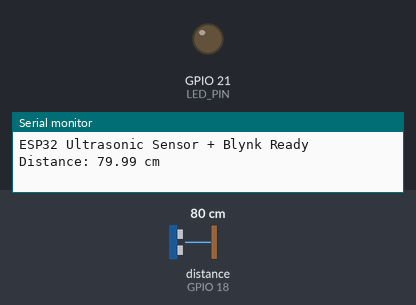
This sketch was run on a simulated ESP32. Shown: output pins drawn as LEDs (lit = HIGH), the last lines printed to the serial monitor. Wiring (inferred from the names in the program): ultrasonic range finder: trigger GPIO 15; echo GPIO 18. The inputs (shaded band) are chosen by the test bench; at power-on: distance to the obstacle (sensor on GPIO 18) 80 cm. The echo pulse lasts 58.3 µs per cm; WiFi joins after 1.5 s; servers stay silent unless stated; pins used as bus, display or sensor lines are not drawn.

Above: at 3.0 s.
3.1 s: distance to the obstacle (sensor on GPIO 18) set to 12 cm
5.0 s: distance to the obstacle (sensor on GPIO 18) set to 9 cm
At 6.7 s:
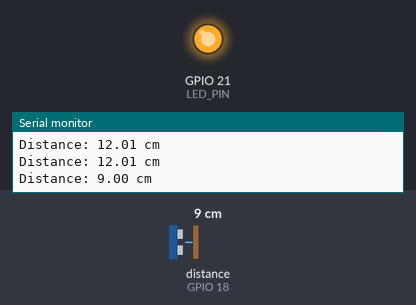
7.3 s: distance to the obstacle (sensor on GPIO 18) set to 18 cm
At 8.2 s:
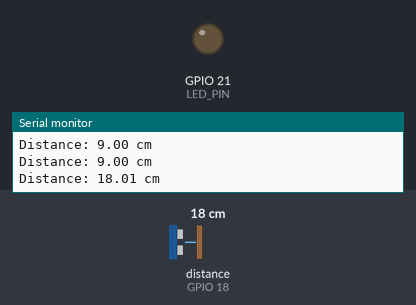
9.3 s: distance to the obstacle (sensor on GPIO 18) set to 2 cm
At 10.9 s:
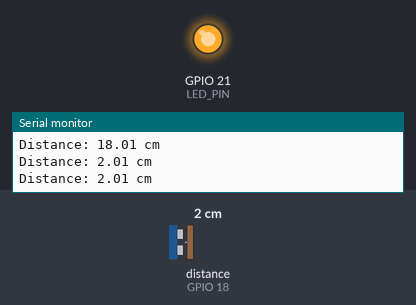
Timing chart, 0 to 12.3 s (numbered marks = the images above; inputs shaded):
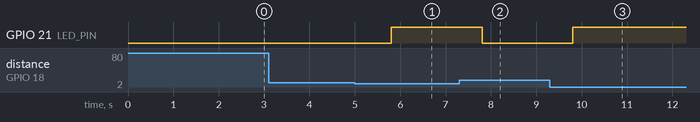

Measured:
- the behaviour switches between 11 and 10 cm on distance to the obstacle (sensor on GPIO 18) (found by bisection; images 0 and 1)
- after the input at 5.0 s, GPIO 21 (LED_PIN): LOW → HIGH after 0.80 s
- after the input at 7.3 s, GPIO 21 (LED_PIN): HIGH → LOW after 0.51 s
- after the input at 9.3 s, GPIO 21 (LED_PIN): LOW → HIGH after 0.50 s

The sketch:

esp32_blynk.ino
```cpp
#define BLYNK_TEMPLATE_ID "TMPL3pMd5u1JW"
#define BLYNK_TEMPLATE_NAME "UV Sensor ioT"
#define BLYNK_AUTH_TOKEN "AuEF_o5S2AmgHtp197ZQksgySyXi37VH"

#include <WiFi.h>
#include <BlynkSimpleEsp32.h>

char ssid[] = "Jio 5g";
char pass[] = "12345678";

#define TRIG_PIN 15
#define ECHO_PIN 18
#define LED_PIN 21

long duration;
float distance;

BlynkTimer timer;

void sendSensorData() {
  // Trigger pulse
  digitalWrite(TRIG_PIN, LOW);
  delayMicroseconds(2);

  digitalWrite(TRIG_PIN, HIGH);
  delayMicroseconds(10);
  digitalWrite(TRIG_PIN, LOW);

  // Read echo
  duration = pulseIn(ECHO_PIN, HIGH, 30000);

  if (duration == 0) {
    Serial.println("No object detected / Sensor timeout");
    digitalWrite(LED_PIN, LOW);

    Blynk.virtualWrite(V0, 0);   // Distance
    Blynk.virtualWrite(V1, 0);   // LED status
  } else {
    distance = duration * 0.0343 / 2;

    Serial.print("Distance: ");
    Serial.print(distance);
    Serial.println(" cm");

    Blynk.virtualWrite(V0, distance);

    if (distance < 10) {
      digitalWrite(LED_PIN, HIGH);
      Blynk.virtualWrite(V1, 1);
    } else {
      digitalWrite(LED_PIN, LOW);
      Blynk.virtualWrite(V1, 0);
    }
  }
}

void setup() {
  Serial.begin(115200);

  pinMode(TRIG_PIN, OUTPUT);
  pinMode(ECHO_PIN, INPUT);
  pinMode(LED_PIN, OUTPUT);

  digitalWrite(TRIG_PIN, LOW);
  digitalWrite(LED_PIN, LOW);

  Blynk.begin(BLYNK_AUTH_TOKEN, ssid, pass);

  timer.setInterval(1000L, sendSensorData);

  Serial.println("ESP32 Ultrasonic Sensor + Blynk Ready");
}

void loop() {
  Blynk.run();
  timer.run();
}
```
